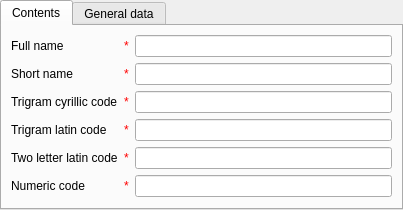
<?xml version="1.0" encoding="UTF-8"?>
<ui version="4.0">
 <class>countryCardPage</class>
 <widget class="ma::chrono::CardPage" name="countryCardPage">
  <property name="geometry">
   <rect>
    <x>0</x>
    <y>0</y>
    <width>403</width>
    <height>201</height>
   </rect>
  </property>
  <property name="windowTitle">
   <string> - Countries</string>
  </property>
  <layout class="QVBoxLayout" name="verticalLayout">
   <property name="margin">
    <number>0</number>
   </property>
   <item>
    <widget class="QTabWidget" name="tabWidget">
     <property name="currentIndex">
      <number>0</number>
     </property>
     <widget class="QWidget" name="contentsTab">
      <attribute name="title">
       <string>Contents</string>
      </attribute>
      <layout class="QGridLayout" name="gridLayout">
       <item row="1" column="1">
        <widget class="QLineEdit" name="fullNameEdit"/>
       </item>
       <item row="3" column="1">
        <widget class="QLineEdit" name="shortNameEdit"/>
       </item>
       <item row="5" column="1">
        <widget class="QLineEdit" name="trigramCyrillicCodeEdit"/>
       </item>
       <item row="7" column="1">
        <widget class="QLineEdit" name="trigramLatinCodeEdit"/>
       </item>
       <item row="9" column="1">
        <widget class="QLineEdit" name="twoLetterLatinCodeEdit"/>
       </item>
       <item row="10" column="1">
        <widget class="QLineEdit" name="numericCodeEdit"/>
       </item>
       <item row="11" column="0" colspan="2">
        <spacer name="verticalSpacer">
         <property name="orientation">
          <enum>Qt::Vertical</enum>
         </property>
         <property name="sizeHint" stdset="0">
          <size>
           <width>351</width>
           <height>0</height>
          </size>
         </property>
        </spacer>
       </item>
       <item row="1" column="0">
        <layout class="QHBoxLayout" name="horizontalLayout_5">
         <item>
          <widget class="QLabel" name="label_11">
           <property name="text">
            <string>Full name</string>
           </property>
          </widget>
         </item>
         <item>
          <widget class="QLabel" name="fullNameAsterikLabel">
           <property name="sizePolicy">
            <sizepolicy hsizetype="Maximum" vsizetype="Preferred">
             <horstretch>0</horstretch>
             <verstretch>0</verstretch>
            </sizepolicy>
           </property>
           <property name="toolTip">
            <string>required field</string>
           </property>
           <property name="text">
            <string>&lt;!DOCTYPE HTML PUBLIC &quot;-//W3C//DTD HTML 4.0//EN&quot; &quot;http://www.w3.org/TR/REC-html40/strict.dtd&quot;&gt;
&lt;html&gt;
&lt;head&gt;
&lt;meta name=&quot;qrichtext&quot; content=&quot;1&quot;/&gt;
&lt;/head&gt;
&lt;body&gt;
&lt;span style=&quot; color:red;&quot;&gt;*&lt;/span&gt;
&lt;/body&gt;
&lt;/html&gt;</string>
           </property>
          </widget>
         </item>
        </layout>
       </item>
       <item row="3" column="0">
        <layout class="QHBoxLayout" name="horizontalLayout_6">
         <item>
          <widget class="QLabel" name="label_12">
           <property name="text">
            <string>Short name</string>
           </property>
          </widget>
         </item>
         <item>
          <widget class="QLabel" name="shortNameAsterikLabel">
           <property name="sizePolicy">
            <sizepolicy hsizetype="Maximum" vsizetype="Preferred">
             <horstretch>0</horstretch>
             <verstretch>0</verstretch>
            </sizepolicy>
           </property>
           <property name="toolTip">
            <string>required field</string>
           </property>
           <property name="text">
            <string>&lt;!DOCTYPE HTML PUBLIC &quot;-//W3C//DTD HTML 4.0//EN&quot; &quot;http://www.w3.org/TR/REC-html40/strict.dtd&quot;&gt;
&lt;html&gt;
&lt;head&gt;
&lt;meta name=&quot;qrichtext&quot; content=&quot;1&quot;/&gt;
&lt;/head&gt;
&lt;body&gt;
&lt;span style=&quot; color:red;&quot;&gt;*&lt;/span&gt;
&lt;/body&gt;
&lt;/html&gt;</string>
           </property>
          </widget>
         </item>
        </layout>
       </item>
       <item row="5" column="0">
        <layout class="QHBoxLayout" name="horizontalLayout_7">
         <item>
          <widget class="QLabel" name="label_3">
           <property name="text">
            <string>Trigram cyrillic code</string>
           </property>
          </widget>
         </item>
         <item>
          <widget class="QLabel" name="trigramCyrillicCodeAsterikLabel">
           <property name="sizePolicy">
            <sizepolicy hsizetype="Maximum" vsizetype="Preferred">
             <horstretch>0</horstretch>
             <verstretch>0</verstretch>
            </sizepolicy>
           </property>
           <property name="toolTip">
            <string>required field</string>
           </property>
           <property name="text">
            <string>&lt;!DOCTYPE HTML PUBLIC &quot;-//W3C//DTD HTML 4.0//EN&quot; &quot;http://www.w3.org/TR/REC-html40/strict.dtd&quot;&gt;
&lt;html&gt;
&lt;head&gt;
&lt;meta name=&quot;qrichtext&quot; content=&quot;1&quot;/&gt;
&lt;/head&gt;
&lt;body&gt;
&lt;span style=&quot; color:red;&quot;&gt;*&lt;/span&gt;
&lt;/body&gt;
&lt;/html&gt;</string>
           </property>
          </widget>
         </item>
        </layout>
       </item>
       <item row="7" column="0">
        <layout class="QHBoxLayout" name="horizontalLayout_8">
         <item>
          <widget class="QLabel" name="label_4">
           <property name="text">
            <string>Trigram latin code</string>
           </property>
          </widget>
         </item>
         <item>
          <widget class="QLabel" name="trigramLatinCodeAsterikLabel">
           <property name="sizePolicy">
            <sizepolicy hsizetype="Maximum" vsizetype="Preferred">
             <horstretch>0</horstretch>
             <verstretch>0</verstretch>
            </sizepolicy>
           </property>
           <property name="toolTip">
            <string>required field</string>
           </property>
           <property name="text">
            <string>&lt;!DOCTYPE HTML PUBLIC &quot;-//W3C//DTD HTML 4.0//EN&quot; &quot;http://www.w3.org/TR/REC-html40/strict.dtd&quot;&gt;
&lt;html&gt;
&lt;head&gt;
&lt;meta name=&quot;qrichtext&quot; content=&quot;1&quot;/&gt;
&lt;/head&gt;
&lt;body&gt;
&lt;span style=&quot; color:red;&quot;&gt;*&lt;/span&gt;
&lt;/body&gt;
&lt;/html&gt;</string>
           </property>
          </widget>
         </item>
        </layout>
       </item>
       <item row="10" column="0">
        <layout class="QHBoxLayout" name="horizontalLayout_10">
         <item>
          <widget class="QLabel" name="label">
           <property name="text">
            <string>Numeric code</string>
           </property>
          </widget>
         </item>
         <item>
          <widget class="QLabel" name="numericCodeAsterikLabel">
           <property name="sizePolicy">
            <sizepolicy hsizetype="Maximum" vsizetype="Preferred">
             <horstretch>0</horstretch>
             <verstretch>0</verstretch>
            </sizepolicy>
           </property>
           <property name="toolTip">
            <string>required field</string>
           </property>
           <property name="text">
            <string>&lt;!DOCTYPE HTML PUBLIC &quot;-//W3C//DTD HTML 4.0//EN&quot; &quot;http://www.w3.org/TR/REC-html40/strict.dtd&quot;&gt;
&lt;html&gt;
&lt;head&gt;
&lt;meta name=&quot;qrichtext&quot; content=&quot;1&quot;/&gt;
&lt;/head&gt;
&lt;body&gt;
&lt;span style=&quot; color:red;&quot;&gt;*&lt;/span&gt;
&lt;/body&gt;
&lt;/html&gt;</string>
           </property>
          </widget>
         </item>
        </layout>
       </item>
       <item row="9" column="0">
        <layout class="QHBoxLayout" name="horizontalLayout_9">
         <item>
          <widget class="QLabel" name="label_5">
           <property name="text">
            <string>Two letter latin code</string>
           </property>
          </widget>
         </item>
         <item>
          <widget class="QLabel" name="twoLetterLatinCodeAsterikLabel">
           <property name="sizePolicy">
            <sizepolicy hsizetype="Maximum" vsizetype="Preferred">
             <horstretch>0</horstretch>
             <verstretch>0</verstretch>
            </sizepolicy>
           </property>
           <property name="toolTip">
            <string>required field</string>
           </property>
           <property name="text">
            <string>&lt;!DOCTYPE HTML PUBLIC &quot;-//W3C//DTD HTML 4.0//EN&quot; &quot;http://www.w3.org/TR/REC-html40/strict.dtd&quot;&gt;
&lt;html&gt;
&lt;head&gt;
&lt;meta name=&quot;qrichtext&quot; content=&quot;1&quot;/&gt;
&lt;/head&gt;
&lt;body&gt;
&lt;span style=&quot; color:red;&quot;&gt;*&lt;/span&gt;
&lt;/body&gt;
&lt;/html&gt;</string>
           </property>
          </widget>
         </item>
        </layout>
       </item>
      </layout>
     </widget>
     <widget class="QWidget" name="generalTab">
      <attribute name="title">
       <string>General data</string>
      </attribute>
      <layout class="QGridLayout" name="gridLayout_2">
       <item row="0" column="0" colspan="2">
        <widget class="QLabel" name="label_9">
         <property name="text">
          <string>User, creator</string>
         </property>
        </widget>
       </item>
       <item row="0" column="2">
        <layout class="QHBoxLayout" name="horizontalLayout">
         <item>
          <widget class="QLineEdit" name="createUserEdit">
           <property name="readOnly">
            <bool>true</bool>
           </property>
          </widget>
         </item>
         <item>
          <widget class="QToolButton" name="createUserBtn">
           <property name="sizePolicy">
            <sizepolicy hsizetype="Fixed" vsizetype="Preferred">
             <horstretch>0</horstretch>
             <verstretch>0</verstretch>
            </sizepolicy>
           </property>
           <property name="text">
            <string>...</string>
           </property>
          </widget>
         </item>
        </layout>
       </item>
       <item row="1" column="0" colspan="2">
        <widget class="QLabel" name="label_8">
         <property name="text">
          <string>Time, created</string>
         </property>
        </widget>
       </item>
       <item row="1" column="2">
        <layout class="QHBoxLayout" name="horizontalLayout_2">
         <item>
          <widget class="QLineEdit" name="createTimeEdit">
           <property name="readOnly">
            <bool>true</bool>
           </property>
          </widget>
         </item>
        </layout>
       </item>
       <item row="2" column="0">
        <widget class="QLabel" name="label_7">
         <property name="text">
          <string>User, last update</string>
         </property>
        </widget>
       </item>
       <item row="2" column="2">
        <layout class="QHBoxLayout" name="horizontalLayout_3">
         <item>
          <widget class="QLineEdit" name="updateUserEdit">
           <property name="readOnly">
            <bool>true</bool>
           </property>
          </widget>
         </item>
         <item>
          <widget class="QToolButton" name="updateUserBtn">
           <property name="sizePolicy">
            <sizepolicy hsizetype="Fixed" vsizetype="Preferred">
             <horstretch>0</horstretch>
             <verstretch>0</verstretch>
            </sizepolicy>
           </property>
           <property name="text">
            <string>...</string>
           </property>
          </widget>
         </item>
        </layout>
       </item>
       <item row="3" column="0" colspan="2">
        <widget class="QLabel" name="label_10">
         <property name="text">
          <string>Time, last update</string>
         </property>
        </widget>
       </item>
       <item row="3" column="2">
        <layout class="QHBoxLayout" name="horizontalLayout_4">
         <item>
          <widget class="QLineEdit" name="updateTimeEdit">
           <property name="readOnly">
            <bool>true</bool>
           </property>
          </widget>
         </item>
        </layout>
       </item>
       <item row="4" column="0" colspan="3">
        <spacer name="verticalSpacer_2">
         <property name="orientation">
          <enum>Qt::Vertical</enum>
         </property>
         <property name="sizeHint" stdset="0">
          <size>
           <width>358</width>
           <height>42</height>
          </size>
         </property>
        </spacer>
       </item>
      </layout>
     </widget>
    </widget>
   </item>
  </layout>
 </widget>
 <customwidgets>
  <customwidget>
   <class>ma::chrono::CardPage</class>
   <extends>QWidget</extends>
   <header location="global">ma/chrono/cardpage.h</header>
   <container>1</container>
  </customwidget>
 </customwidgets>
 <tabstops>
  <tabstop>tabWidget</tabstop>
  <tabstop>fullNameEdit</tabstop>
  <tabstop>shortNameEdit</tabstop>
  <tabstop>trigramCyrillicCodeEdit</tabstop>
  <tabstop>trigramLatinCodeEdit</tabstop>
  <tabstop>twoLetterLatinCodeEdit</tabstop>
  <tabstop>numericCodeEdit</tabstop>
  <tabstop>createUserEdit</tabstop>
  <tabstop>createUserBtn</tabstop>
  <tabstop>createTimeEdit</tabstop>
  <tabstop>updateUserEdit</tabstop>
  <tabstop>updateUserBtn</tabstop>
  <tabstop>updateTimeEdit</tabstop>
 </tabstops>
 <resources/>
 <connections/>
</ui>
